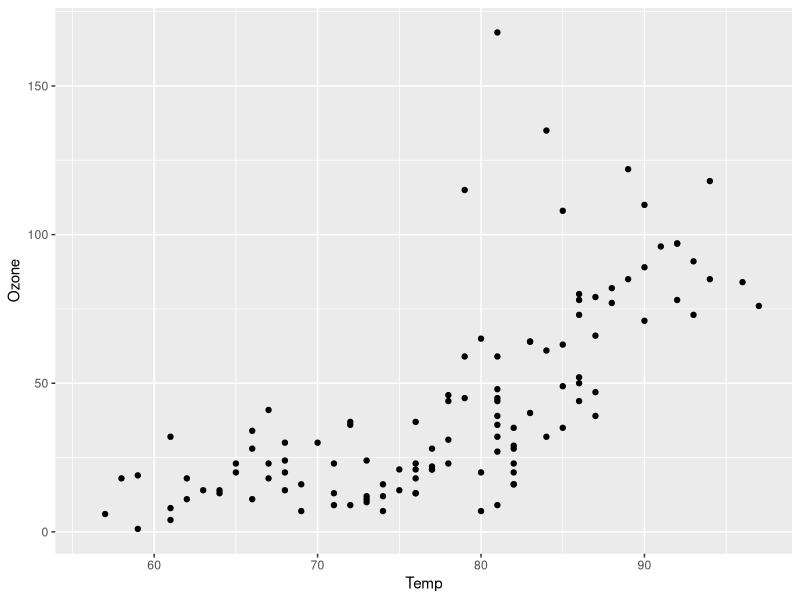
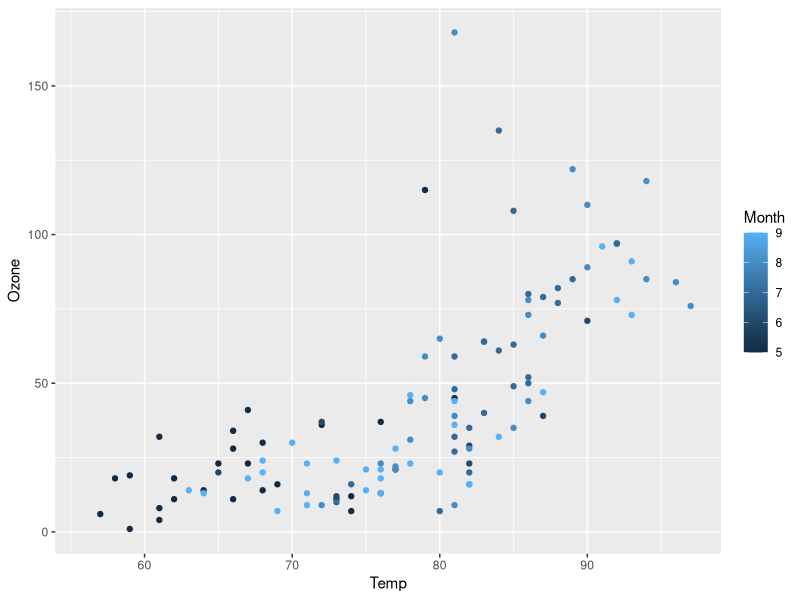
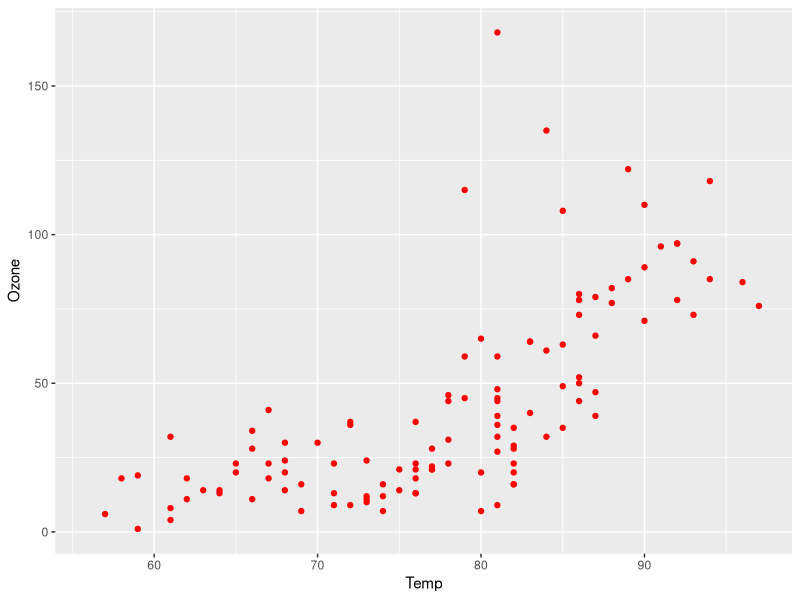

Source code (R) for these figures, in order: (Note: this script raises an error after producing the figures.)
#=================== DATA VISUALIZATION =======================

#--plots--
library(ggplot2)
ggplot(data=airquality) + geom_point(mapping=aes(x = Temp, y = Ozone))

#different aesthetics to map different parameters 
  #changes the color of the months (gradient)
ggplot(data=airquality) + geom_point(mapping=aes(x = Temp, y = Ozone, color = Month))

#hard code the color - when hardcoding the color do it outside the mapping parameter 
ggplot(data=airquality) + geom_point(mapping=aes(x = Temp, y = Ozone), color="red")

#map shape to the month (doesn't work)
ggplot(data=airquality) + geom_point(mapping=aes(x = Temp, y = Ozone, shape = Month))

#facet iris scatter plot by Species - ~ lets you map with different variables 
ggplot(data = iris) + geom_point(mapping=aes(x=Sepal.Length, y=Sepal.Width)) + facet_wrap(~Species)
ggplot(data = iris) + geom_point(mapping=aes(x=Sepal.Length, y=Sepal.Width)) + facet_grid(Petal.Width~Species)

#--Scales--
ggplot(data=airquality) + geom_point(mapping=aes(x = Temp, y = Ozone, color = Month)) + scale_x_continuous(name="temperature", limits=c(60,90))
ggplot(data=airquality) + geom_point(mapping=aes(x = Temp, y = Ozone, color = Month)) + scale_x_log10(name="temperature", limits=c(60,90))+theme_dark()
ggplot(data=airquality) + geom_point(mapping=aes(x = Temp, y = Ozone, color = Month)) + scale_x_log10(name="temperature", limits=c(60,90))+theme_bw()

#-------------Classwork---------------
#Create a scatter plot of Sepal.Length vs. Sepal.Width
ggplot(data=iris) + geom_point(mapping=aes(x = Sepal.Length, y = Sepal.Width))

#----------------------------

#Create a scatter plot of Sepal.Length vs. Sepal.Width but plot points in red
ggplot(data=iris) + geom_point(mapping=aes(x = Sepal.Length, y = Sepal.Width), color = "red")

#----------------------------

#Create a scatter plot of Sepal.Length vs. Sepal.Width and Species
ggplot(data=iris) + geom_point(mapping=aes(x = Sepal.Length, y = Sepal.Width, color = Species))

#----------------------------


#aesthetics - ggplot2 - size, color, shape, x & y locations- geometry
#columns/variables - assigning them is called mapping 
#scale 
